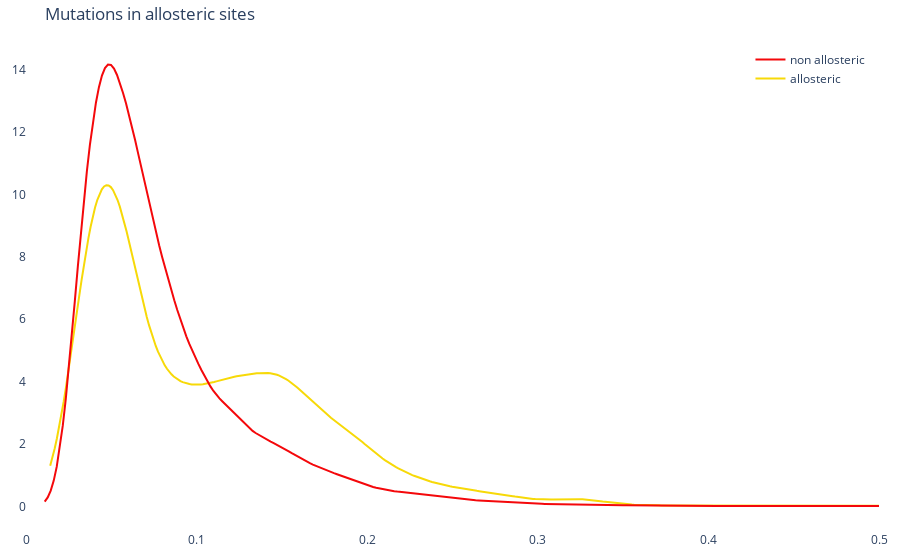

This figure's notebook cell:
### Code cell
col=['#f7d908', '#f4080b']
fig = ff.create_distplot([allosteric_sites["dist"],
                          non_allosteric_sites["dist"]],
                         ["allosteric", "non allosteric"], colors=col,
                         show_rug=False, show_hist=False)
fig.update_layout(
    title="Mutations in allosteric sites"
)
fig.update_layout(legend=dict(
    yanchor="top",
    y=0.99,
    xanchor="right",
    x=0.99
), 
                  margin=dict(l=20, r=20, t=40, b=20), 
                   paper_bgcolor='rgba(0,0,0,0)',
                   plot_bgcolor='rgba(0,0,0,0)'
                 )
fig.update_xaxes(range=[0, 0.5])              
fig.show()
#fig.write_image("allosteric.png", scale=5)

### Figure 1 — Plotly figure (JSON) as saved in the notebook; plotly's stock layout.template omitted (floating-point values rounded to 4 significant figures; data arrays with more than 128 entries replaced by an {"elided": "..."} marker saying what was removed)
{"data": [{"legendgroup": "allosteric", "marker": {"color": "#f7d908"}, "mode": "lines", "name": "allosteric", "showlegend": true, "type": "scatter", "x": {"elided": "500 float values"}, "xaxis": "x", "y": {"elided": "500 float values"}, "yaxis": "y"}, {"legendgroup": "non allosteric", "marker": {"color": "#f4080b"}, "mode": "lines", "name": "non allosteric", "showlegend": true, "type": "scatter", "x": {"elided": "500 float values"}, "xaxis": "x", "y": {"elided": "500 float values"}, "yaxis": "y"}], "layout": {"barmode": "overlay", "hovermode": "closest", "legend": {"traceorder": "reversed", "x": 0.99, "xanchor": "right", "y": 0.99, "yanchor": "top"}, "margin": {"b": 20, "l": 20, "r": 20, "t": 40}, "paper_bgcolor": "rgba(0,0,0,0)", "plot_bgcolor": "rgba(0,0,0,0)", "title": {"text": "Mutations in allosteric sites"}, "xaxis": {"anchor": "y2", "domain": [0, 1], "range": [0, 0.5], "zeroline": false}, "yaxis": {"anchor": "free", "domain": [0, 1], "position": 0}}}
